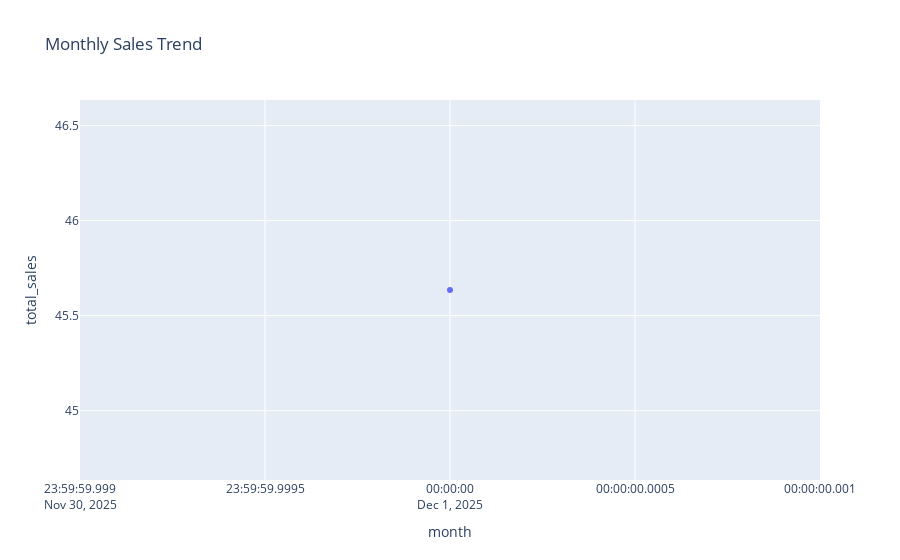

The cell this chart's notebook holds for it:
### Code cell
monthly_sales = (
    df[(df["status_clean"] == "paid") & (df["month"].notna())]
    .groupby("month")
    .agg(total_sales=("amount_winsor", "sum"))
    .reset_index()
    .sort_values("month")
)

fig = px.line(
    monthly_sales,
    x="month",
    y="total_sales",
    title="Monthly Sales Trend",
    markers=True
)

fig.write_image(p.reports / "figures" / "monthly_sales_trend.png")

### Figure 1 — Plotly figure (JSON) as saved in the notebook; plotly's stock layout.template omitted (floating-point values rounded to 4 significant figures)
{"data": [{"hovertemplate": "month=%{x}<br>total_sales=%{y}<extra></extra>", "legendgroup": "", "line": {"color": "#636efa", "dash": "solid"}, "marker": {"symbol": "circle"}, "mode": "lines+markers", "name": "", "orientation": "v", "showlegend": false, "type": "scatter", "x": ["2025-12"], "xaxis": "x", "y": [45.63], "yaxis": "y"}], "layout": {"legend": {"tracegroupgap": 0}, "title": {"text": "Monthly Sales Trend"}, "xaxis": {"anchor": "y", "domain": [0, 1], "title": {"text": "month"}}, "yaxis": {"anchor": "x", "domain": [0, 1], "title": {"text": "total_sales"}}}}
